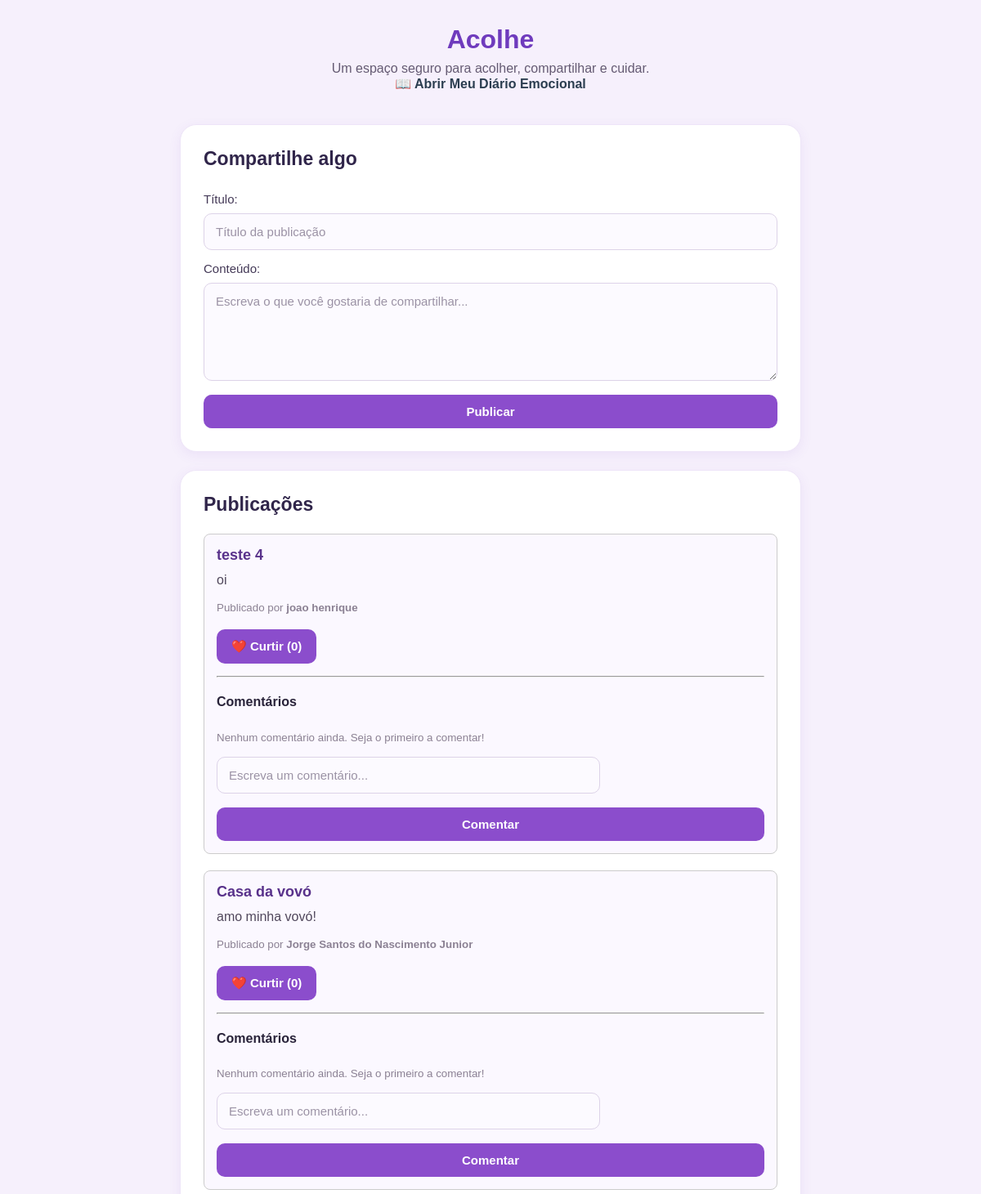
The page /feed (upper part) on the database as committed earlier.
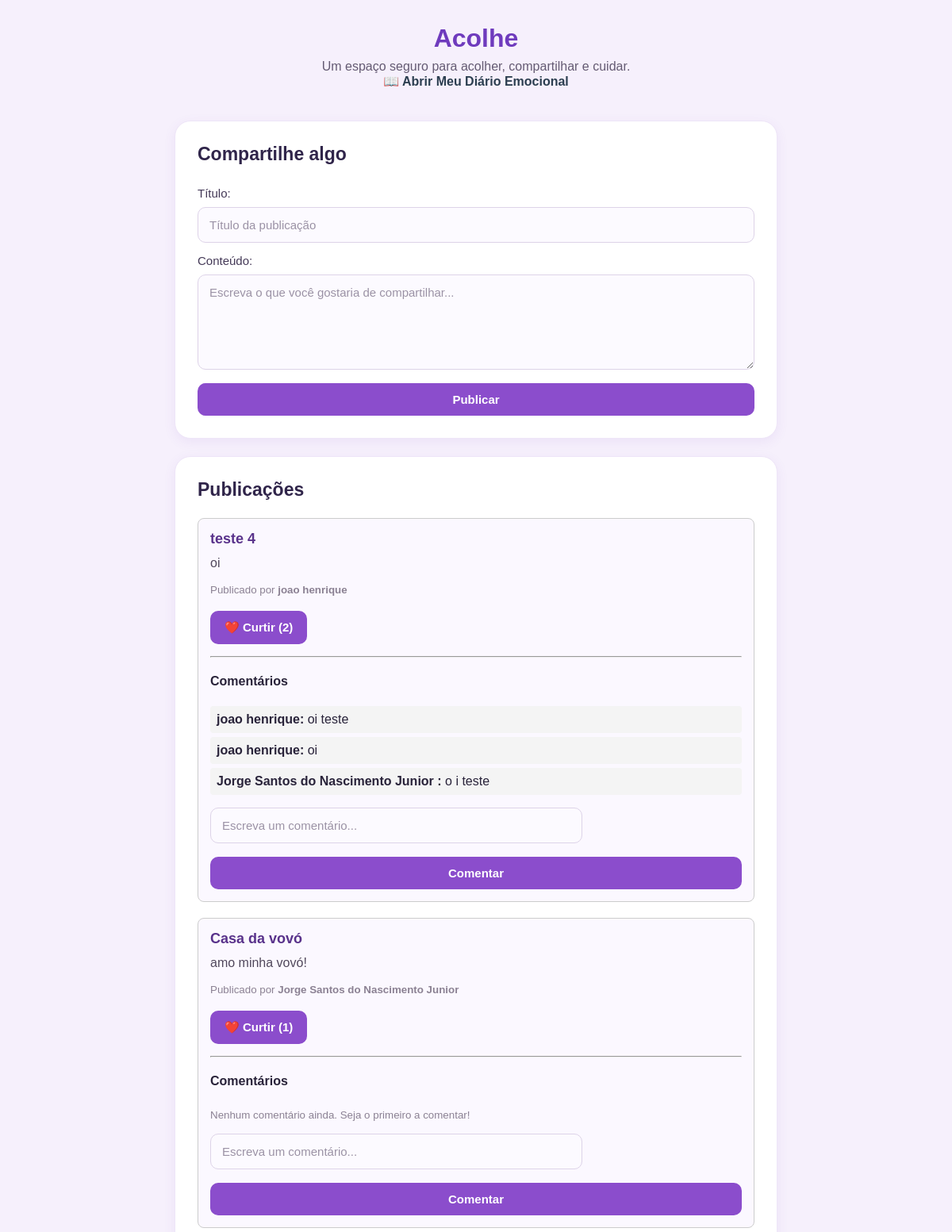
The same page on the database as committed later.
### model.py (models this page shows)
class Publi(db.Model):
    __tablename__ = 'publicacoes'
    id_publi = db.Column(db.Integer, primary_key=True)
    titulo_publi = db.Column(db.String(150), nullable=False)
    texto_publi = db.Column(db.String(500), nullable=False)
    status = db.Column(db.String(50), default='ativo')
    data_publi = db.Column(db.DateTime, default=db.func.now())
    usu_id = db.Column(
        db.Integer,
        db.ForeignKey('usuarios.id_usu'),
        nullable=False
    )
    curtidas = db.relationship('Curt', backref='publicacao', lazy=True)
    comentarios = db.relationship('Coment', backref='publicacao', lazy=True)

class Usu(db.Model):
    __tablename__ = 'usuarios'
    id_usu = db.Column(db.Integer, primary_key=True)
    nome = db.Column(db.String(40), nullable=False)
    gmail = db.Column(db.String(60), nullable=False, unique=True)
    senha = db.Column(db.String(100), nullable=False)
    curtidas = db.relationship('Curt', backref='usuario', lazy=True)
    comentarios = db.relationship('Coment', backref='usuario', lazy=True)
    publicacoes = db.relationship('Publi', backref='usuario', lazy=True)
    diarios = db.relationship('Diar', backref='usuario', lazy=True)
    notificacoes = db.relationship('Not', backref='usuario', lazy=True)

class Coment(db.Model):
    __tablename__ = 'comentarios'
    id_coment = db.Column(db.Integer, primary_key=True)
    texto_coment = db.Column(db.String(300), nullable=False)
    data_coment = db.Column(db.DateTime, default=db.func.now())
    usu_id = db.Column(
        db.Integer,
        db.ForeignKey('usuarios.id_usu'),
        nullable=False
    )
    id_publicacao = db.Column(
        db.Integer,
        db.ForeignKey('publicacoes.id_publi'),
        nullable=False
    )

### app.py (the view)
@app.route("/feed")
def index():
    usuarios = Usu.query.all()
    publicacoes = Publi.query.order_by(Publi.data_publi.desc()).all()
    return render_template(
        "index.html",
        usuarios=usuarios,
        publicacoes=publicacoes
    )

### templates/index.html (shortened to what this page needs)
{% extends "base.html" %}
{% block conteudo %}
   <header>
        <h1>Acolhe</h1>
        <p>Um espaço seguro para acolher, compartilhar e cuidar.</p>
        <p>
            <a href="{{ url_for('diar.index') }}" style="font-weight: bold; color: #2c3e50;">📖 Abrir Meu Diário Emocional</a>
        </p>
    </header>
    <section>
        <h2>Compartilhe algo</h2>
        <form action="{{ url_for('publi.create') }}" method="post">
            <label for="titulo">Título:</label>
            <input type="text" id="titulo" name="titulo" placeholder="Título da publicação" required>
            <label for="conteudo">Conteúdo:</label>
            <textarea id="conteudo" name="conteudo" placeholder="Escreva o que você gostaria de compartilhar..." required></textarea>
            <button type="submit">Publicar</button>
        </form>
    </section>
    <section>
        <h2>Publicações</h2>
        {% if publicacoes %}
            {% for publicacao in publicacoes %}
                <article class="publicacao" style="border: 1px solid #ccc; padding: 15px; margin-bottom: 20px; border-radius: 8px;">
                    <h3>{{ publicacao.titulo_publi }}</h3>
                    <p>{{ publicacao.texto_publi }}</p>
                    {% if publicacao.usuario %}
                        <small>Publicado por <strong>{{ publicacao.usuario.nome }}</strong></small>
                    {% endif %}
                    <div style="margin-top: 10px;">
                        <form action="{{ url_for('publi.curtir', publi_id=publicacao.id_publi) }}" method="post" style="display: inline;">
                            <button type="submit">❤️ Curtir ({{ publicacao.curtidas|length if publicacao.curtidas else 0 }})</button>
                        </form>
                    </div>
                    <hr style="margin: 15px 0;">
                    <h4>Comentários</h4>
                    {% if publicacao.comentarios %}
                        <ul style="list-style-type: none; padding-left: 0;">
                            {% for comentario in publicacao.comentarios %}
                                <li style="background: #f4f4f4; padding: 8px; margin-bottom: 5px; border-radius: 4px;">
                                    <strong>{{ comentario.usuario.nome if comentario.usuario else 'Anônimo' }}:</strong>
                                    {{ comentario.texto_coment }}
                                </li>
                            {% endfor %}
                        </ul>
                    {% else %}
                        <p><small>Nenhum comentário ainda. Seja o primeiro a comentar!</small></p>
                    {% endif %}
                    <form action="{{ url_for('publi.comentar', publi_id=publicacao.id_publi) }}" method="post" style="margin-top: 10px;">
                        <input type="text" name="texto_coment" placeholder="Escreva um comentário..." required style="width: 70%;">
                        <button type="submit">Comentar</button>
                    </form>
                </article>
            {% endfor %}
        {% else %}
            <p>Ainda não existem publicações.</p>
        {% endif %}
    </section>
{% endblock conteudo %}

Rows that differ between the two databases and show on the page:
shown differently, row unchanged: Publi "teste 4": curtidas|length "0" → "2"; no longer shows "Nenhum comentário ainda. Seja o primeiro a comentar!"
added Coment: usuario "joao henrique", texto_coment "oi teste", shown under Publi "teste 4"
added Coment: usuario "joao henrique", texto_coment "oi", shown under Publi "teste 4"
added Coment: usuario "Jorge Santos do Nascimento Junior", texto_coment "o i teste", shown under Publi "teste 4"
computed for Publi "Casa da vovó": curtidas|length "0" → "1"
